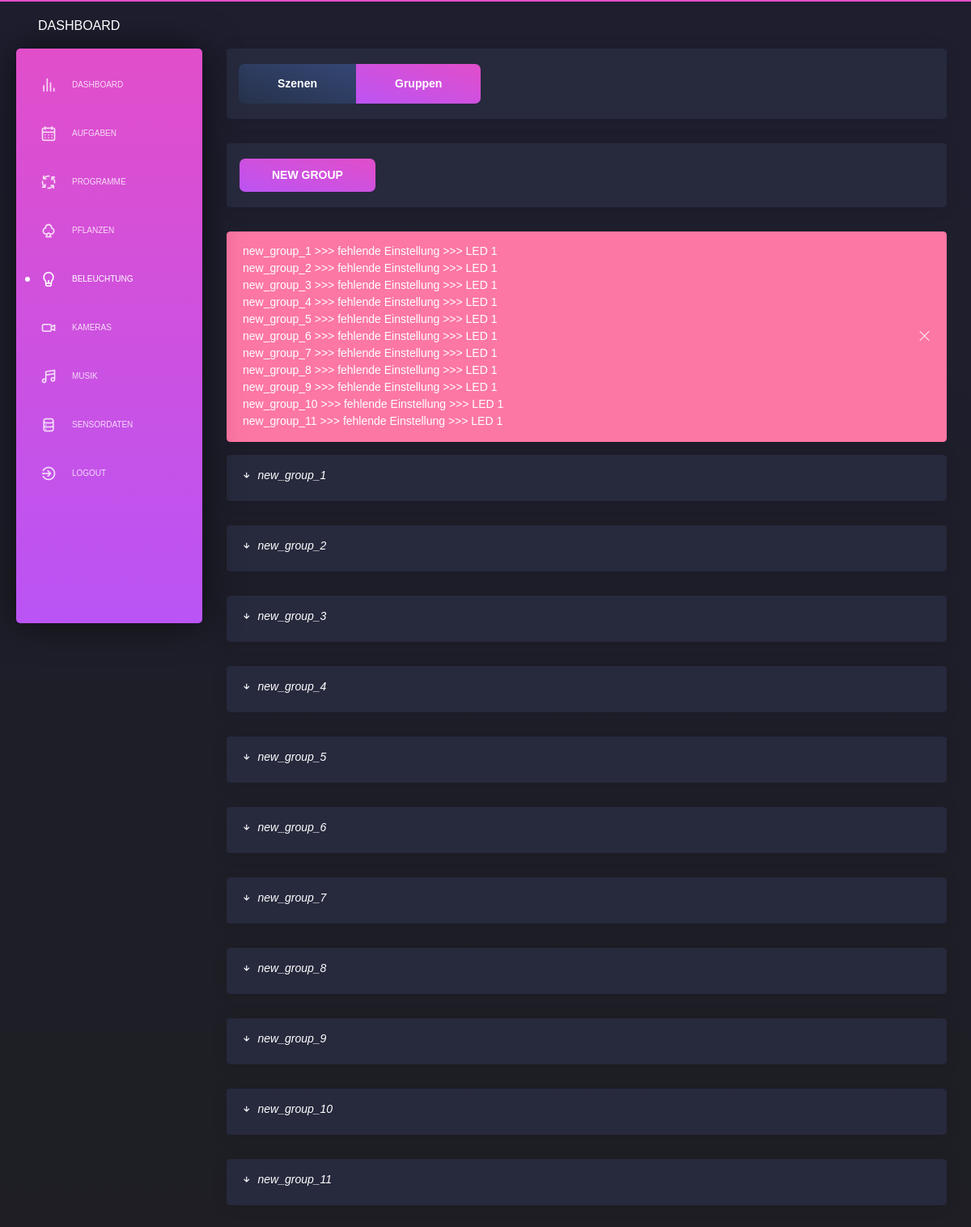
The app's page /led/groups (signed in) with its own data.
### app/database/models.py (models this page shows)
class LED_Groups(db.Model):
    __tablename__         = 'led_groups'
    id                    = db.Column(db.Integer, primary_key=True, autoincrement = True)
    name                  = db.Column(db.String(50), unique = True)
    led_ieeeAddr_1        = db.Column(db.String(50))
    led_name_1            = db.Column(db.String(50))
    led_device_type_1     = db.Column(db.String(50))
    active_led_2          = db.Column(db.String(50))
    led_ieeeAddr_2        = db.Column(db.String(50))
    led_name_2            = db.Column(db.String(50))
    led_device_type_2     = db.Column(db.String(50))
    active_led_3          = db.Column(db.String(50))
    led_ieeeAddr_3        = db.Column(db.String(50))
    led_name_3            = db.Column(db.String(50))
    led_device_type_3     = db.Column(db.String(50))
    active_led_4          = db.Column(db.String(50))
    led_ieeeAddr_4        = db.Column(db.String(50))
    led_name_4            = db.Column(db.String(50))
    led_device_type_4     = db.Column(db.String(50))
    active_led_5          = db.Column(db.String(50))
    led_ieeeAddr_5        = db.Column(db.String(50))
    led_name_5            = db.Column(db.String(50))
    led_device_type_5     = db.Column(db.String(50))
    active_led_6          = db.Column(db.String(50))
    led_ieeeAddr_6        = db.Column(db.String(50))
    led_name_6            = db.Column(db.String(50))
    led_device_type_6     = db.Column(db.String(50))
    active_led_7          = db.Column(db.String(50))
    led_ieeeAddr_7        = db.Column(db.String(50))
    led_name_7            = db.Column(db.String(50))
    led_device_type_7     = db.Column(db.String(50))
    active_led_8          = db.Column(db.String(50))
    led_ieeeAddr_8        = db.Column(db.String(50))
    led_name_8            = db.Column(db.String(50))
    led_device_type_8     = db.Column(db.String(50))
    active_led_9          = db.Column(db.String(50))
    led_ieeeAddr_9        = db.Column(db.String(50))
    led_name_9            = db.Column(db.String(50))
    led_device_type_9     = db.Column(db.String(50))
    collapse              = db.Column(db.String(50))
    current_setting       = db.Column(db.String(50), server_default=("OFF"))
    current_brightness    = db.Column(db.Integer, server_default=("0"))

### app/sites/led_groups.py (the view)
@app.route('/led/groups', methods=['GET', 'POST'])
@login_required
@permission_required
def led_groups():
    success_message_change_settings           = []
    error_message_change_settings             = []
    success_message_change_settings_led_group = ""
    error_message_change_settings_led_group   = []
    success_message_add_led_group             = False
    error_message_add_led_group               = []
    name = ""
    RESET_LED_GROUP_COLLAPSE()
    UPDATE_LED_GROUP_LED_NAMES()
    """ ############### """
    """  add led group  """
    """ ############### """
    if request.form.get("add_led_group") != None:
        result = ADD_LED_GROUP()
        if result != True:
            error_message_add_led_group.append(result)
        else:
            success_message_add_led_group = True
    """ ################## """
    """  table led groups  """
    """ ################## """
    if session.get("set_collapse_open", None) != None:
        SET_LED_GROUP_COLLAPSE_OPEN(session.get('set_collapse_open'))
        session['set_collapse_open'] = None
    for i in range (1,11):
        if request.form.get("save_led_group_settings") != None:
            if request.form.get("set_name_" + str(i)) != None:
                SET_LED_GROUP_COLLAPSE_OPEN(i)
                led_group  = GET_LED_GROUP_BY_ID(i)
                input_name = request.form.get("set_name_" + str(i))
                if input_name != input_name.strip():
                    error_message_change_settings_led_group.append(led_group.name + " || Name - " + input_name + " - hat ungültige Leerzeichen")
                    error_founded = True
                elif ((input_name != "") and (GET_LED_GROUP_BY_NAME(input_name) == None)):
                    name = request.form.get("set_name_" + str(i))
                elif input_name == led_group.name:
                    name = led_group.name
                elif ((GET_LED_GROUP_BY_NAME(input_name) != None) and (led_group.name != input_name)):
                    name = led_group.name
                    error_message_change_settings_led_group = {"group_number": i,"message": "Name - " + input_name + " - bereits vergeben"}
                else:
                    name = GET_LED_GROUP_BY_ID(i).name
                    error_message_change_settings_led_group = {"group_number": i,"message": "Keinen Namen angegeben"}
                led_list = []
                try:
                    led_list.append(request.form.get("set_led_ieeeAddr_1_" + str(i)))
                except:
                    pass
                try:
                    led_list.append(request.form.get("set_led_ieeeAddr_2_" + str(i)))
                except:
                    pass
                try:
                    led_list.append(request.form.get("set_led_ieeeAddr_3_" + str(i)))
                except:
                    pass
                try:
                    led_list.append(request.form.get("set_led_ieeeAddr_4_" + str(i)))
                except:
                    pass
                try:
                    led_list.append(request.form.get("set_led_ieeeAddr_5_" + str(i)))
                except:
                    pass
                try:
                    led_list.append(request.form.get("set_led_ieeeAddr_6_" + str(i)))
                except:
                    pass
                try:
                    led_list.append(request.form.get("set_led_ieeeAddr_7_" + str(i)))
                except:
                    pass
                try:
                    led_list.append(request.form.get("set_led_ieeeAddr_8_" + str(i)))
                except:
                    pass
                try:
                    led_list.append(request.form.get("set_led_ieeeAddr_9_" + str(i)))
                except:
                    pass
                for led_ieeeAddr in led_list:
                    num = led_list.count(led_ieeeAddr)
                    if num > 1:
                        if led_ieeeAddr != "None" and led_ieeeAddr != None:
                            error_message_change_settings_led_group = {"group_number": i, "message": "LED mehrmals eingetragen || " + GET_DEVICE_BY_IEEEADDR(led_ieeeAddr).name}
                            break
                    else:
                        try:
                            led_ieeeAddr_1    = request.form.get("set_led_ieeeAddr_1_" + str(i))
                            led_name_1        = GET_DEVICE_BY_IEEEADDR(led_ieeeAddr_1).name
                            led_device_type_1 = GET_DEVICE_BY_IEEEADDR(led_ieeeAddr_1).device_type
                        except:
                            led_ieeeAddr_1    = "None"
                            led_name_1        = "None"
                            led_device_type_1 = "None"
                        try:
                            led_ieeeAddr_2    = request.form.get("set_led_ieeeAddr_2_" + str(i))
                            led_name_2        = GET_DEVICE_BY_IEEEADDR(led_ieeeAddr_2).name
                            led_device_type_2 = GET_DEVICE_BY_IEEEADDR(led_ieeeAddr_2).device_type
                        except:
                            led_ieeeAddr_2    = "None"
                            led_name_2        = "None"
                            led_device_type_2 = "None"
                        try:
                            led_ieeeAddr_3    = request.form.get("set_led_ieeeAddr_3_" + str(i))
                            led_name_3        = GET_DEVICE_BY_IEEEADDR(led_ieeeAddr_3).name
                            led_device_type_3 = GET_DEVICE_BY_IEEEADDR(led_ieeeAddr_3).device_type
                        except:
                            led_ieeeAddr_3    = "None"
                            led_name_3        = "None"
                            led_device_type_3 = "None"
                        try:
                            led_ieeeAddr_4    = request.form.get("set_led_ieeeAddr_4_" + str(i))
                            led_name_4        = GET_DEVICE_BY_IEEEADDR(led_ieeeAddr_4).name
                            led_device_type_4 = GET_DEVICE_BY_IEEEADDR(led_ieeeAddr_4).device_type
                        except:
                            led_ieeeAddr_4    = "None"
                            led_name_4        = "None"
                            led_device_type_4 = "None"
                        try:
                            led_ieeeAddr_5    = request.form.get("set_led_ieeeAddr_5_" + str(i))
                            led_name_5        = GET_DEVICE_BY_IEEEADDR(led_ieeeAddr_5).name
                            led_device_type_5 = GET_DEVICE_BY_IEEEADDR(led_ieeeAddr_5).device_type
                        except:
                            led_ieeeAddr_5    = "None"
                            led_name_5        = "None"
                            led_device_type_5 = "None"
                        try:
                            led_ieeeAddr_6    = request.form.get("set_led_ieeeAddr_6_" + str(i))
                            led_name_6        = GET_DEVICE_BY_IEEEADDR(led_ieeeAddr_6).name
                            led_device_type_6 = GET_DEVICE_BY_IEEEADDR(led_ieeeAddr_6).device_type
                        except:
                            led_ieeeAddr_6    = "None"
                            led_name_6        = "None"
                            led_device_type_6 = "None"
                        try:
                            led_ieeeAddr_7    = request.form.get("set_led_ieeeAddr_7_" + str(i))
                            led_name_7        = GET_DEVICE_BY_IEEEADDR(led_ieeeAddr_7).name
                            led_device_type_7 = GET_DEVICE_BY_IEEEADDR(led_ieeeAddr_7).device_type
                        except:
                            led_ieeeAddr_7    = "None"
                            led_name_7        = "None"
                            led_device_type_7 = "None"
                        try:
                            led_ieeeAddr_8    = request.form.get("set_led_ieeeAddr_8_" + str(i))
                            led_name_8        = GET_DEVICE_BY_IEEEADDR(led_ieeeAddr_8).name
                            led_device_type_8 = GET_DEVICE_BY_IEEEADDR(led_ieeeAddr_8).device_type
                        except:
                            led_ieeeAddr_8    = "None"
                            led_name_8        = "None"
                            led_device_type_8 = "None"
                        try:
                            led_ieeeAddr_9    = request.form.get("set_led_ieeeAddr_9_" + str(i))
                            led_name_9        = GET_DEVICE_BY_IEEEADDR(led_ieeeAddr_9).name
                            led_device_type_9 = GET_DEVICE_BY_IEEEADDR(led_ieeeAddr_9).device_type
                        except:
                            led_ieeeAddr_9    = "None"
                            led_name_9        = "None"
                            led_device_type_9 = "None"
                        if SET_LED_GROUP(i, name, led_ieeeAddr_1, led_name_1, led_device_type_1,
                                                  led_ieeeAddr_2, led_name_2, led_device_type_2,
                                                  led_ieeeAddr_3, led_name_3, led_device_type_3,
                                                  led_ieeeAddr_4, led_name_4, led_device_type_4,
                                                  led_ieeeAddr_5, led_name_5, led_device_type_5,
                                                  led_ieeeAddr_6, led_name_6, led_device_type_6,
                                                  led_ieeeAddr_7, led_name_7, led_device_type_7,
                                                  led_ieeeAddr_8, led_name_8, led_device_type_8,
                                                  led_ieeeAddr_9, led_name_9, led_device_type_9):
                            success_message_change_settings_led_group = i
    """ ################## """
    """  delete led group  """
    """ ################## """
    for i in range (1,21):
        if request.form.get("delete_led_group_" + str(i)) != None:
            group  = GET_LED_GROUP_BY_ID(i).name
            result = DELETE_LED_GROUP(i)
            if result:
                success_message_change_settings.append(group + " || Erfolgreich gelöscht")
            else:
                error_message_change_settings.append(group + " || " + str(result))
    error_message_settings = CHECK_LED_GROUP_SETTINGS(GET_ALL_LED_GROUPS())
    dropdown_list_leds = GET_ALL_DEVICES("led")
    list_led_groups    = GET_ALL_LED_GROUPS()
    data = {'navigation': 'led'}
    return render_template('layouts/default.html',
                            data=data,
                            content=render_template( 'pages/led_groups.html',
                                                    success_message_change_settings=success_message_change_settings,
                                                    error_message_change_settings=error_message_change_settings,
                                                    success_message_change_settings_led_group=success_message_change_settings_led_group,
                                                    error_message_change_settings_led_group=error_message_change_settings_led_group,
                                                    error_message_settings=error_message_settings,
                                                    success_message_add_led_group=success_message_add_led_group,
                                                    error_message_add_led_group=error_message_add_led_group,
                                                    list_led_groups=list_led_groups,
                                                    dropdown_list_leds=dropdown_list_leds,
                                                    )
                           )

### app/templates/pages/led_groups.html (shortened to what this page needs)
      <div class="content">
        <div class="row">
          <div class="col-md-12">
            <div class="card ">
              <div class="card-footer">
                <div class="btn-group flex-wrap" role="group" aria-label="Basic example">
                  <a href="/led/scenes" class="btn btn-secondary btn-lg" role="button" aria-pressed="true">Szenen</a>
                  <a href="/led/groups" class="btn btn-primary btn-lg" role="button" aria-pressed="true">Gruppen</a>
                </div>
              </div>
            </div>
            <div class="card">
              <form method="POST">
                <div class="card-footer">
                  <button type="submit" onclick="window.location.href='/led/groups#'" name="add_led_group" class="btn btn-fill btn-primary">NEW GROUP</button>
                </div>
              </form>
            </div>
{% if error_message_settings != [] %}
  <div class="alert alert-danger">
    <button type="button" aria-hidden="true" class="close" data-dismiss="alert" aria-label="Close">
      <i class="tim-icons icon-simple-remove"></i>
    </button>
    {% for error in error_message_settings %}
      {{ error }} <br>
    {% endfor %}
  </div>
{% endif %}
{% for entry in list_led_groups %}
            <div class="card ">
              <div class="card-header">
                <a data-toggle="collapse" href="#collapse{{entry.id}}"><font color="white"><b><i class='uil uil-arrow-down'> {{entry.name}} </i></b></font></a>
                <br>
                <br>
              </div>
              </div>
            </div>
{% endfor %}

### records on screen
LED_Groups: name "new_group_1"
LED_Groups: name "new_group_2"
LED_Groups: name "new_group_3"
LED_Groups: name "new_group_4"
LED_Groups: name "new_group_5"
LED_Groups: name "new_group_6"
LED_Groups: name "new_group_7"
LED_Groups: name "new_group_8"
LED_Groups: name "new_group_9"
LED_Groups: name "new_group_10"
LED_Groups: name "new_group_11"

### other values on screen
{{ error }} "new_group_1 >>> fehlende Einstellung >>> LED 1" "new_group_2 >>> fehlende Einstellung >>> LED 1" "new_group_3 >>> fehlende Einstellung >>> LED 1" "new_group_4 >>> fehlende Einstellung >>> LED 1" "new_group_5 >>> fehlende Einstellung >>> LED 1" "new_group_6 >>> fehlende Einstellung >>> LED 1" "new_group_7 >>> fehlende Einstellung >>> LED 1" "new_group_8 >>> fehlende Einstellung >>> LED 1" "new_group_9 >>> fehlende Einstellung >>> LED 1" "new_group_10 >>> fehlende Einstellung >>> LED 1" "new_group_11 >>> fehlende Einstellung >>> LED 1"
